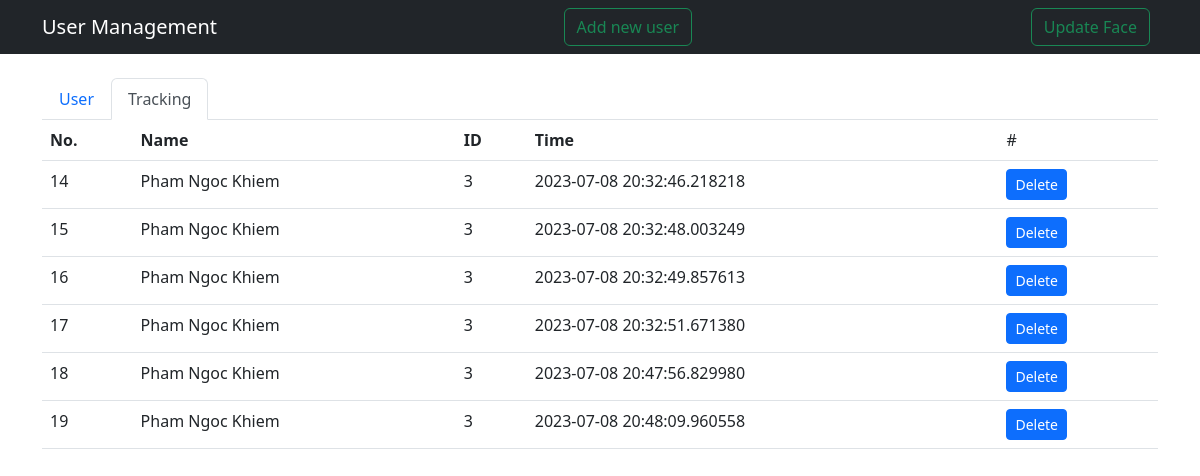
Before: /admin/tracking with the older database file.
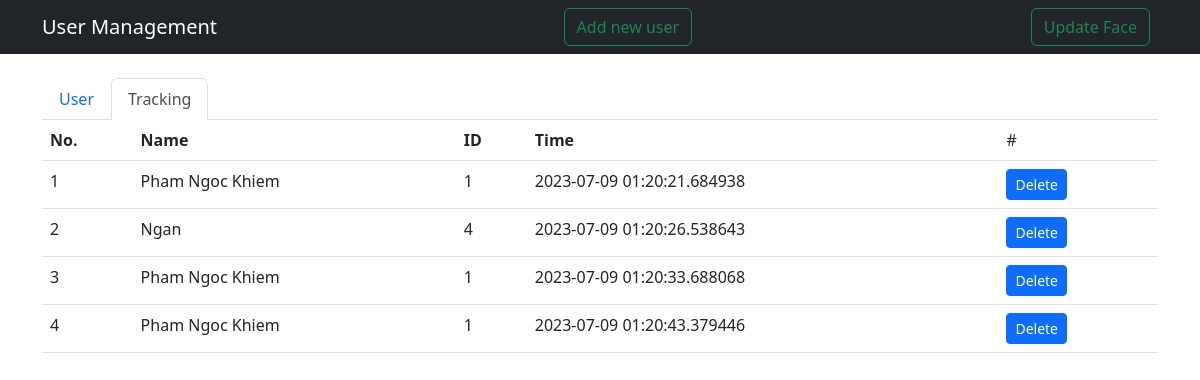
After: the same page with the newer database file.
### app.py (models this page shows)
class Tracking(db.Model):
    no = db.Column(db.Integer, primary_key=True)
    name = db.Column(db.String(128), db.ForeignKey(User.name), nullable=False)
    user_id = db.Column(db.Integer, db.ForeignKey(User.id), nullable=False)
    time = db.Column(db.DATETIME(timezone=False),
                     default=datetime.utcnow)

### app.py (the view)
@app.route('/admin/tracking')
def tracking():
    trackings = Tracking.query.all()
    return render_template("tracking.html", trackings=trackings)

### templates/tracking.html (shortened to what this page needs)
{% extends 'base.html' %}
{% block main %}
<div class="container mt-4">
  <ul class="nav nav-tabs">
    <li class="nav-item">
      <a class="nav-link" href="/admin">User</a>
    </li>
    <li class="nav-item">
      <a class="nav-link active" aria-current="page" href="/admin/tracking">Tracking</a>
    </li>
  </ul>
  <div class="table-responsive-sm">
    <table class="table table-default">
      <thead>
        <tr>
          <th>No.</th>
          <th scope="col">Name</th>
          <th scope="col">ID</th>
          <th scope="col">Time</th>
          <td>#</td>
        </tr>
      </thead>
      <tbody>
        {% for tracking in trackings %}
        <tr class="">
          <td scope="row">{{tracking.no}}</td>
          <td>{{tracking.name}}</td>
          <td>{{tracking.user_id}}</td>
          <td>{{tracking.time}}</td>
          <td>
            <button type="button" id="btnOpenDel" class="btn btn-primary btn-sm" data-bs-toggle="modal"
              data-bs-target="#deleteModal" data-whatever="{{tracking.no}}">
              Delete
            </button>
          </td>
        </tr>
        {% endfor %}
      </tbody>
    </table>
  </div>
  {% endblock %}

### templates/base.html (shortened to what this page needs)
<!doctype html>
<html lang="en">
<head>
  <link href="https://cdn.jsdelivr.net/npm/bootstrap@5.2.1/dist/css/bootstrap.min.css" rel="stylesheet"
>
</head>
<body>
  <header>
    <nav class="navbar navbar-expand-sm navbar navbar-dark bg-dark">
      <div class="container">
        <span class="navbar-brand mb-0 h1">User Management</span>
        <button class="btn btn-outline-success me-2" type="button" data-bs-toggle="modal"
          data-bs-target="#addUserModal">Add new user</button>
        <a role="button" class="btn btn-outline-success me-2" href="/updateface">
          Update Face</a>
    </nav>
  </header>
  <main>
    {% block main %}
    {% endblock %}
  </main>
</body>
</html>

Changed rows visible on the page:
removed Tracking: no "14", name "Pham Ngoc Khiem", user_id "3", time "2023-07-08 20:32:46.218218"
removed Tracking: no "15", name "Pham Ngoc Khiem", user_id "3", time "2023-07-08 20:32:48.003249"
removed Tracking: no "16", name "Pham Ngoc Khiem", user_id "3", time "2023-07-08 20:32:49.857613"
removed Tracking: no "17", name "Pham Ngoc Khiem", user_id "3", time "2023-07-08 20:32:51.671380"
removed Tracking: no "18", name "Pham Ngoc Khiem", user_id "3", time "2023-07-08 20:47:56.829980"
removed Tracking: no "19", name "Pham Ngoc Khiem", user_id "3", time "2023-07-08 20:48:09.960558"
added Tracking: no "1", name "Pham Ngoc Khiem", user_id "1", time "2023-07-09 01:20:21.684938"
added Tracking: no "2", name "Ngan", user_id "4", time "2023-07-09 01:20:26.538643"
added Tracking: no "3", name "Pham Ngoc Khiem", user_id "1", time "2023-07-09 01:20:33.688068"
added Tracking: no "4", name "Pham Ngoc Khiem", user_id "1", time "2023-07-09 01:20:43.379446"
